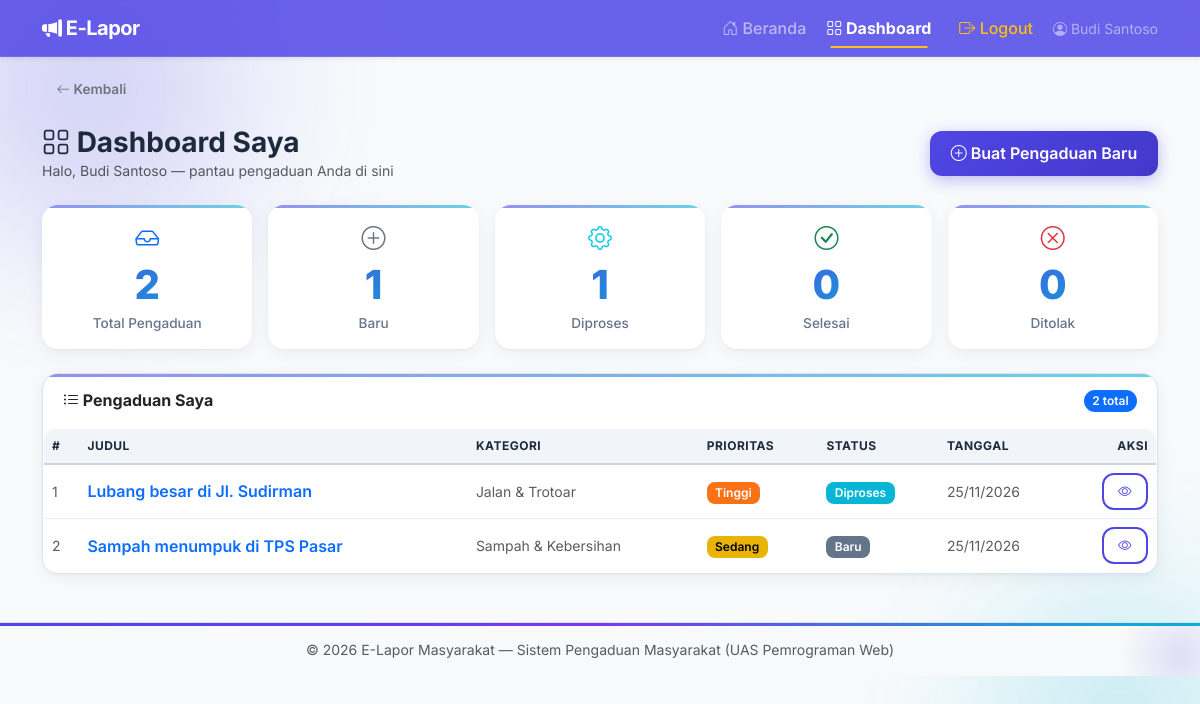
The page /user/dashboard.php (signed in) on the database its author committed.
### tables this page shows
CREATE TABLE tickets (
    id           INT AUTO_INCREMENT PRIMARY KEY,
    user_id      INT NOT NULL,
    category_id  INT NOT NULL,
    judul        VARCHAR(150) NOT NULL,
    deskripsi    TEXT NOT NULL,
    lokasi       VARCHAR(255) DEFAULT NULL,
    prioritas    ENUM('Rendah','Sedang','Tinggi','Darurat') NOT NULL DEFAULT 'Sedang',
    status       ENUM('Baru','Diproses','Selesai','Ditolak') NOT NULL DEFAULT 'Baru',
    created_at   TIMESTAMP DEFAULT CURRENT_TIMESTAMP,
    updated_at   TIMESTAMP DEFAULT CURRENT_TIMESTAMP ON UPDATE CURRENT_TIMESTAMP,
    FOREIGN KEY (user_id)     REFERENCES users(id)      ON DELETE CASCADE,
    FOREIGN KEY (category_id) REFERENCES categories(id) ON DELETE RESTRICT
);

CREATE TABLE categories (
    id          INT AUTO_INCREMENT PRIMARY KEY,
    nama        VARCHAR(60) NOT NULL UNIQUE,
    deskripsi   VARCHAR(255) DEFAULT NULL,
    icon        VARCHAR(40) DEFAULT 'bi-exclamation-circle',
    created_at  TIMESTAMP DEFAULT CURRENT_TIMESTAMP
);

### includes/auth.php (called while the page is built, shortened)
<?php
function current_user(): ?array {
    return $_SESSION['user'] ?? null;
}
function h(string $s): string {
    return htmlspecialchars($s, ENT_QUOTES, 'UTF-8');
}

### user/dashboard.php (the view, shortened to what this page needs)
<?php
require_once __DIR__ . '/../config/koneksi.php';
require_once __DIR__ . '/../includes/auth.php';
$uid = (int) current_user()['id'];
$stats = [];
foreach (['Baru','Diproses','Selesai','Ditolak'] as $s) {
    $r = mysqli_fetch_assoc(mysqli_query($konek, "SELECT COUNT(*) c FROM tickets WHERE user_id=$uid AND status='$s'"));
    $stats[$s] = (int)$r['c'];
}
$totalMine = array_sum($stats);
$perPage = 10;
$page = max(1, (int)($_GET['page'] ?? 1));
$offset = ($page - 1) * $perPage;
$totalRes = mysqli_fetch_assoc(mysqli_query($konek, "SELECT COUNT(*) c FROM tickets WHERE user_id=$uid"));
$totalRows = (int)$totalRes['c'];
$res = mysqli_query($konek, "SELECT t.*, c.nama AS kategori FROM tickets t JOIN categories c ON c.id=t.category_id WHERE t.user_id=$uid ORDER BY t.created_at DESC LIMIT $perPage OFFSET $offset");
include __DIR__ . '/../includes/header.php';
?>
<div class="d-flex justify-content-between align-items-center mb-4 flex-wrap gap-2">
  <div>
    <h3 class="mb-0 fw-bold"><i class="bi bi-grid"></i> Dashboard Saya</h3>
    <p class="text-muted small mb-0">Halo, <?= h(current_user()['nama']) ?> — pantau pengaduan Anda di sini</p>
  </div>
  <a href="buat_tiket.php" class="btn btn-primary"><i class="bi bi-plus-circle"></i> Buat Pengaduan Baru</a>
</div>
<div class="row g-3 mb-4">
  <?php
  $statItems = [
    ['Total Pengaduan', $totalMine, 'bi-inbox', 'primary'],
    ['Baru', $stats['Baru'], 'bi-plus-circle', 'secondary'],
    ['Diproses', $stats['Diproses'], 'bi-gear', 'info'],
    ['Selesai', $stats['Selesai'], 'bi-check-circle', 'success'],
    ['Ditolak', $stats['Ditolak'], 'bi-x-circle', 'danger'],
  ];
  foreach ($statItems as [$label, $val, $icon, $color]): ?>
    <div class="col-6 col-md-4 col-lg">
      <div class="card stat-card text-center p-3 h-100 border-0">
        <div class="mb-2"><i class="bi <?= $icon ?> fs-4 text-<?= $color ?>"></i></div>
        <div class="num text-<?= $color ?>"><?= $val ?></div>
        <div class="lbl"><?= $label ?></div>
      </div>
    </div>
  <?php endforeach; ?>
</div>
<div class="card">
  <div class="card-header bg-transparent border-0 d-flex justify-content-between align-items-center py-3">
    <h6 class="mb-0 fw-bold"><i class="bi bi-list-ul"></i> Pengaduan Saya</h6>
    <span class="badge bg-primary rounded-pill"><?= $totalRows ?> total</span>
  </div>
  <div class="card-body p-0">
    <div class="table-responsive">
      <table class="table table-hover align-middle mb-0">
        <thead class="table-light">
          <tr><th>#</th><th>Judul</th><th>Kategori</th><th>Prioritas</th><th>Status</th><th>Tanggal</th><th class="text-end">Aksi</th></tr>
        </thead>
        <tbody>
          <?php $no = $offset + 1; $ada = false; while ($t = mysqli_fetch_assoc($res)): $ada = true; ?>
            <tr>
              <td class="text-muted small"><?= $no++ ?></td>
              <td>
                <a href="tiket_detail.php?id=<?= (int)$t['id'] ?>" class="text-decoration-none fw-semibold">
                  <?= h(mb_strimwidth($t['judul'], 0, 40, '…')) ?>
                </a>
              </td>
              <td class="small text-muted"><?= h($t['kategori']) ?></td>
              <td><span class="badge badge-prio-<?= h($t['prioritas']) ?>"><?= h($t['prioritas']) ?></span></td>
              <td><span class="badge badge-status-<?= h($t['status']) ?>"><?= h($t['status']) ?></span></td>
              <td class="small text-muted"><?= date('d/m/Y', strtotime($t['created_at'])) ?></td>
              <td class="text-end">
                <a href="tiket_detail.php?id=<?= (int)$t['id'] ?>" class="btn btn-sm btn-outline-primary" title="Detail">
                  <i class="bi bi-eye"></i>
                </a>
              </td>
            </tr>
          <?php endwhile; if (!$ada): ?>
            <tr>
              <td colspan="7" class="text-center py-5">
                <i class="bi bi-inbox display-6 text-muted"></i>
                <p class="text-muted mt-2 mb-3">Belum ada pengaduan.</p>
                <a href="buat_tiket.php" class="btn btn-primary btn-sm"><i class="bi bi-plus-circle"></i> Buat sekarang</a>
              </td>
            </tr>
          <?php endif; ?>
        </tbody>
      </table>
    </div>
  </div>
</div>
<?php include __DIR__ . '/../includes/footer.php'; ?>

### assets/css/style.css (style rules this page uses)
:root { --brand: #4f46e5; --brand-dark: #4338ca; --brand-light: #818cf8; --accent: #06b6d4; --bg: #f8fafc; --card: #ffffff; --text: #1e293b; --muted: #64748b; --border: #e2e8f0; --shadow: 0 10px 30px rgba(79,70,229,.08); --shadow-hover: 0 20px 40px rgba(79,70,229,.15); --radius: 16px; }
* { transition: background-color .3s ease, color .3s ease, border-color .3s ease; }
body { background: var(--bg); color: var(--text); font-family: 'Inter', 'Segoe UI', system-ui, -apple-system, sans-serif; min-height: 100vh; position: relative; overflow-x: hidden; }
body::before, body::after { content: ''; position: fixed; border-radius: 50%; filter: blur(80px); opacity: .35; z-index: 0; pointer-events: none; animation: floatBlob 12s ease-in-out infinite; }
body::before { width: 420px; height: 420px; background: radial-gradient(circle, #4f46e5, transparent 70%); top: -120px; left: -120px; }
body::after { width: 360px; height: 360px; background: radial-gradient(circle, #06b6d4, transparent 70%); bottom: -100px; right: -100px; animation-delay: -6s; }
.card { padding: 0; }
.card-body, .card-header, .card-footer { padding: 1rem 1.25rem; }
.stat-card { padding: 1rem .75rem !important; }
.card { background: var(--card); border: 1px solid var(--border); border-radius: var(--radius); box-shadow: var(--shadow); transition: transform .3s ease, box-shadow .3s ease; overflow: hidden; position: relative; }
.card::before { content: ''; position: absolute; top: 0; left: 0; right: 0; height: 3px; background: linear-gradient(90deg, var(--brand), var(--accent)); opacity: .6; }
[data-theme="light"] .card, :root .card { border: 1.5px solid #dbe3ee; box-shadow: 0 4px 16px rgba(15,23,42,.06), 0 1px 3px rgba(15,23,42,.04); }
[data-theme="light"] .table, :root .table { border: 1px solid #dbe3ee; border-radius: 12px; overflow: hidden; background: #fff; }
[data-theme="light"] .table td, [data-theme="light"] .table th, :root .table td, :root .table th { border-color: #e8edf5; }
[data-theme="light"] .table thead th, :root .table thead th { background: #f1f5f9; border-bottom: 2px solid #cbd5e1; color: #1e293b; }
.card::after { content: ''; position: absolute; inset: 0; background: radial-gradient(circle at top right, rgba(79,70,229,.06), transparent 60%); opacity: 0; transition: opacity .3s ease; pointer-events: none; }
.stat-card { text-align: center; padding: 1.5rem 1rem; }
.stat-card .num { font-size: 2.5rem; font-weight: 800; background: linear-gradient(135deg, var(--brand), var(--accent)); -webkit-background-clip: text; background-clip: text; -webkit-text-fill-color: transparent; line-height: 1; }
.stat-card .lbl { color: var(--muted); font-size: .85rem; margin-top: .5rem; font-weight: 500; }
.btn { border-radius: 12px; font-weight: 600; padding: .65rem 1.3rem; transition: all .3s cubic-bezier(.4,0,.2,1); position: relative; overflow: hidden; border: none; transform: translateZ(0); }
.btn::before { content: ''; position: absolute; top: 50%; left: 50%; width: 0; height: 0; border-radius: 50%; background: rgba(255,255,255,.35); transform: translate(-50%, -50%); transition: width .5s, height .5s; }
.btn-primary { background: linear-gradient(135deg, var(--brand), var(--brand-dark)); box-shadow: 0 4px 15px rgba(79,70,229,.35); }
.btn-outline-primary { border: 2px solid var(--brand); color: var(--brand); background: transparent; }
.btn-sm { padding: .4rem .9rem; font-size: .85rem; }
.btn i { transition: transform .3s ease; }
.badge { border-radius: 8px; padding: .4em .7em; font-weight: 600; }
.badge-status-Baru { background: #64748b; }
.badge-status-Diproses { background: #06b6d4; color: #fff; }
.badge-prio-Tinggi { background: #f97316; }
.badge-prio-Sedang { background: #eab308; color: #000; }
.table { color: var(--text); }
.table thead th { background: var(--bg); border-bottom: 2px solid var(--border); font-weight: 700; text-transform: uppercase; font-size: .75rem; letter-spacing: .5px; }
.fade-in-up { animation: fadeInUp .6s ease forwards; }

### rows shown on the page
tickets: judul "Lubang besar di Jl. Sudirman", category.nama "Jalan & Trotoar", prioritas "Tinggi", status "Diproses", created_at "25/11/2026"
tickets: judul "Sampah menumpuk di TPS Pasar", category.nama "Sampah & Kebersihan", prioritas "Sedang", status "Baru", created_at "25/11/2026"

### other values the page prints
current_user()['nama'] "Budi Santoso"
$val "2"
$label "Total Pengaduan"
$val "1"
$label "Baru"
$label "Diproses"
$val "0"
$label "Selesai"
$label "Ditolak"
$totalRows "2"
